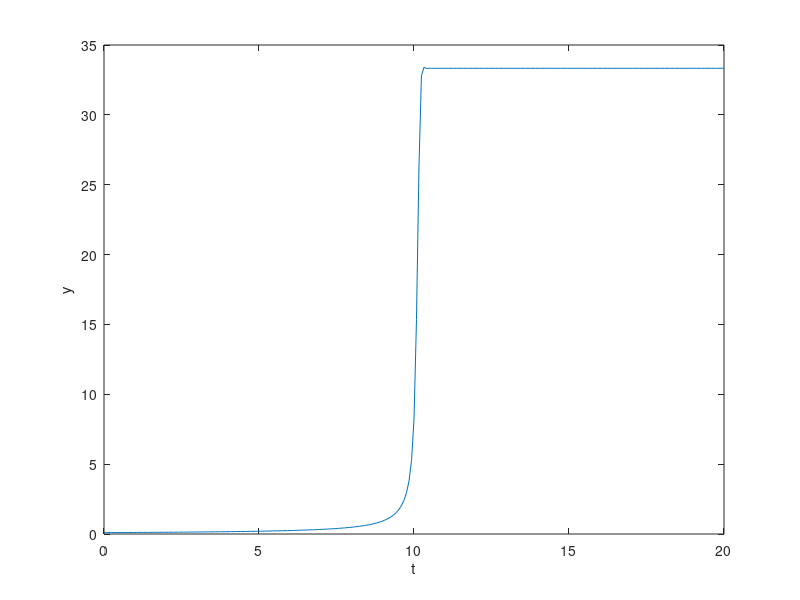

Source code (MATLAB):
f = @(t,y) (y)^2 - 0.03*(y)^3; %solving the IVP using Euler's method
a = 0; %lower bound of t
y0 = 0.1; %intial value
b = 20; %upper bound of t
h = 0.08; %step size
N = (b-a)/h; %# of steps
tn = linspace (a, b, N+1); %creating vector for plotting t
yn = zeros(1, N+1); %creating vector for plotting y
yn(1, 1) = y0; 
t = a; %initialize t for iterations
w = y0; %initialize y for iterations
for i = 1:N %iterating over each interval
    ynew = fzero (@(ynew) ynew - (w + h/2*(f (t,w) + f (t+h,ynew)) ), w);
    w = ynew;
    t = t + h;
    yn (1,i+1) = w;
    fprintf('w=%.2f t=%.8f\n',t,w) 
end
plot(tn, yn); %plotting
xlabel('t')
ylabel('y')